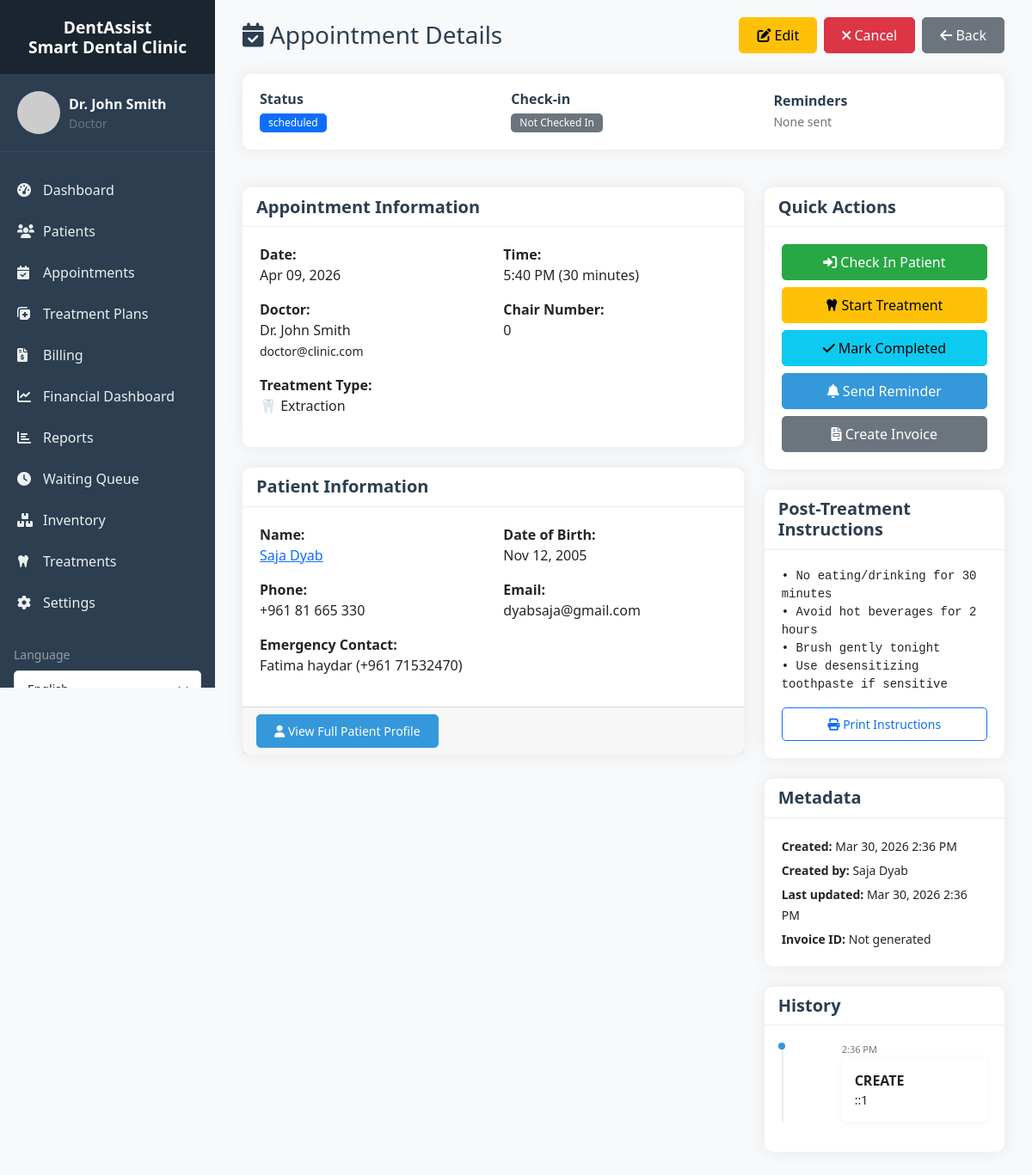
Screenshot of /appointments/view.php?id=34 (signed in) with the database file from the repository.
### tables this page shows
CREATE TABLE `appointments` (
  `id` int(11) NOT NULL,
  `patient_id` int(11) NOT NULL,
  `doctor_id` int(11) NOT NULL,
  `appointment_date` date NOT NULL,
  `appointment_time` time NOT NULL,
  `duration` int(11) DEFAULT 30,
  `end_time` time GENERATED ALWAYS AS (addtime(`appointment_time`,sec_to_time(`duration` * 60))) VIRTUAL,
  `treatment_type` varchar(100) NOT NULL,
  `description` text DEFAULT NULL,
  `chair_number` int(11) DEFAULT NULL,
  `status` enum('scheduled','checked-in','in-treatment','completed','cancelled','no-show','follow-up') DEFAULT 'scheduled',
  `cancellation_reason` text DEFAULT NULL,
  `notes` text DEFAULT NULL,
  `reminder_sent_48h` tinyint(1) DEFAULT 0,
  `reminder_sent_24h` tinyint(1) DEFAULT 0,
  `reminder_sent_at` timestamp NULL DEFAULT NULL,
  `invoice_id` int(11) DEFAULT NULL,
  `created_at` timestamp NOT NULL DEFAULT current_timestamp(),
  `updated_at` timestamp NOT NULL DEFAULT current_timestamp() ON UPDATE current_timestamp(),
  `created_by` int(11) DEFAULT NULL
);

CREATE TABLE `users` (
  `id` int(11) NOT NULL,
  `username` varchar(191) NOT NULL,
  `email` varchar(191) NOT NULL,
  `password_hash` varchar(255) NOT NULL,
  `full_name` varchar(100) NOT NULL,
  `role` enum('doctor','assistant','patient') NOT NULL,
  `is_admin` tinyint(1) NOT NULL DEFAULT 0,
  `phone` varchar(20) DEFAULT NULL,
  `profile_image` varchar(255) DEFAULT NULL,
  `created_at` timestamp NOT NULL DEFAULT current_timestamp(),
  `updated_at` timestamp NOT NULL DEFAULT current_timestamp() ON UPDATE current_timestamp(),
  `is_active` tinyint(1) DEFAULT 1,
  `last_login` timestamp NULL DEFAULT NULL
);

CREATE TABLE `patients` (
  `id` int(11) NOT NULL,
  `user_id` int(11) DEFAULT NULL,
  `full_name` varchar(100) NOT NULL,
  `date_of_birth` date DEFAULT NULL,
  `gender` enum('male','female','other') DEFAULT NULL,
  `phone` varchar(20) DEFAULT NULL,
  `email` varchar(100) DEFAULT NULL,
  `emergency_contact_name` varchar(100) DEFAULT NULL,
  `emergency_contact_phone` varchar(20) DEFAULT NULL,
  `emergency_contact_relation` varchar(50) DEFAULT NULL,
  `insurance_provider` varchar(100) DEFAULT NULL,
  `insurance_id` varchar(50) DEFAULT NULL,
  `insurance_type` enum('Private','Social Security','Medicaid','None') DEFAULT 'None',
  `insurance_coverage` int(11) DEFAULT 0,
  `medical_history` text DEFAULT NULL,
  `allergies` text DEFAULT NULL,
  `current_medications` text DEFAULT NULL,
  `past_surgeries` text DEFAULT NULL,
  `chronic_conditions` text DEFAULT NULL,
  `dental_history` text DEFAULT NULL,
  `previous_dentist` varchar(100) DEFAULT NULL,
  `last_visit_date` date DEFAULT NULL,
  `address_line1` varchar(255) DEFAULT NULL,
  `address_line2` varchar(255) DEFAULT NULL,
  `address` varchar(500) DEFAULT NULL,
  `city` varchar(100) DEFAULT NULL,
  `state` varchar(50) DEFAULT NULL,
  `postal_code` varchar(20) DEFAULT NULL,
  `country` varchar(50) DEFAULT 'USA',
  `points` int(11) DEFAULT 0,
  `subscription_type` enum('none','basic','premium','family') DEFAULT 'none',
  `subscription_start_date` date DEFAULT NULL,
  `subscription_end_date` date DEFAULT NULL,
  `referral_code` varchar(20) DEFAULT NULL,
  `referred_by` int(11) DEFAULT NULL,
  `created_at` timestamp NOT NULL DEFAULT current_timestamp(),
  `updated_at` timestamp NOT NULL DEFAULT current_timestamp() ON UPDATE current_timestamp(),
  `created_by` int(11) DEFAULT NULL,
  `subscription_status` enum('none','pending','active','expired') DEFAULT 'none'
);

CREATE TABLE `treatment_instructions` (
  `id` int(11) NOT NULL,
  `treatment_type` varchar(100) NOT NULL,
  `instructions` text NOT NULL,
  `is_default` tinyint(1) DEFAULT 0,
  `created_at` timestamp NOT NULL DEFAULT current_timestamp()
);

CREATE TABLE `audit_log` (
  `id` int(11) NOT NULL,
  `user_id` int(11) DEFAULT NULL,
  `action` varchar(50) NOT NULL,
  `table_name` varchar(50) DEFAULT NULL,
  `record_id` int(11) DEFAULT NULL,
  `old_values` longtext DEFAULT NULL CHECK (json_valid(`old_values`)),
  `new_values` longtext DEFAULT NULL CHECK (json_valid(`new_values`)),
  `ip_address` varchar(45) DEFAULT NULL,
  `user_agent` text DEFAULT NULL,
  `performed_at` timestamp NOT NULL DEFAULT current_timestamp()
);

### appointments/view.php (the view, shortened to what the rows shown need)
<?php
require_once '../includes/db.php';
require_once '../includes/functions.php';
$db = Database::getInstance();
$appointmentId = $_GET['id'] ?? 0;
$appointment = $db->fetchOne(
    "SELECT a.*,
            p.full_name as patient_name, p.date_of_birth, p.phone as patient_phone,
            p.email as patient_email, p.emergency_contact_name, p.emergency_contact_phone,
            p.medical_history, p.allergies,
            u.full_name as doctor_name, u.email as doctor_email,
            creator.full_name as created_by_name
     FROM appointments a
     JOIN patients p ON a.patient_id = p.id
     JOIN users u ON a.doctor_id = u.id
     LEFT JOIN users creator ON a.created_by = creator.id
     WHERE a.id = ?",
    [$appointmentId],
    "i"
);
$history = $db->fetchAll(
    "SELECT * FROM audit_log
     WHERE table_name = 'appointments' AND record_id = ?
     ORDER BY performed_at DESC",
    [$appointmentId],
    "i"
);
include '../layouts/header.php';
?>
<div class="container-fluid">
    <div class="d-flex justify-content-between align-items-center mb-4 appointment-view-header flex-wrap gap-2">
        <h1 class="h3 appointment-view-title appointment-view-title-wrap mb-0">
            <i class="fas fa-calendar-check"></i> Appointment Details
        </h1>
    </div>
    <div class="row mb-4">
        <div class="col-12">
            <div class="card appointment-status-card">
                <div class="card-body">
                    <div class="d-flex align-items-center appointment-status-bar-inner">
                        <div class="me-3 status-group">
                            <h6 class="mb-1">Status</h6>
                            <?php echo getStatusBadge($appointment['status']); ?>
                        </div>
                    </div>
                </div>
            </div>
        </div>
    </div>
    <div class="row appointment-view-cols">
        <div class="col-md-8 appointment-view-main">
            <div class="card mb-4">
                <div class="card-body">
                    <div class="row">
                        <div class="col-md-6 mb-3">
                            <label class="fw-bold">Date:</label>
                            <p class="mb-0"><?php echo formatDate($appointment['appointment_date']); ?></p>
                        </div>
                        <div class="col-md-6 mb-3">
                            <label class="fw-bold">Time:</label>
                            <p class="mb-0"><?php echo formatTime($appointment['appointment_time']); ?>
                               (<?php echo $appointment['duration']; ?> minutes)</p>
                        </div>
                        <div class="col-md-6 mb-3">
                            <label class="fw-bold">Doctor:</label>
                            <p class="mb-0"><?php echo htmlspecialchars($appointment['doctor_name']); ?></p>
                            <small><?php echo $appointment['doctor_email']; ?></small>
                        </div>
                        <div class="col-md-6 mb-3">
                            <label class="fw-bold">Chair Number:</label>
                            <p class="mb-0"><?php echo $appointment['chair_number'] ?? 'Not assigned'; ?></p>
                        </div>
                        <div class="col-12 mb-3">
                            <label class="fw-bold">Treatment Type:</label>
                            <p class="mb-0"><?php echo $appointment['treatment_type']; ?></p>
                        </div>
                    </div>
                </div>
            </div>
            <div class="card mb-4">
                <div class="card-body">
                    <div class="row">
                        <div class="col-md-6 mb-3">
                            <p class="mb-0">
                                <a href="../patients/view.php?id=<?php echo $appointment['patient_id']; ?>">
                                    <?php echo htmlspecialchars($appointment['patient_name']); ?>
                                </a>
                            </p>
                        </div>
                        <div class="col-md-6 mb-3">
                            <label class="fw-bold">Date of Birth:</label>
                            <p class="mb-0"><?php echo formatDate($appointment['date_of_birth']); ?></p>
                        </div>
                        <div class="col-md-6 mb-3">
                            <label class="fw-bold">Phone:</label>
                            <p class="mb-0"><?php echo $appointment['patient_phone']; ?></p>
                        </div>
                        <div class="col-md-6 mb-3">
                            <label class="fw-bold">Email:</label>
                            <p class="mb-0"><?php echo $appointment['patient_email']; ?></p>
                        </div>
                        <?php if ($appointment['emergency_contact_name']): ?>
                        <div class="col-12 mb-3">
                            <label class="fw-bold">Emergency Contact:</label>
                            <p class="mb-0"><?php echo $appointment['emergency_contact_name']; ?>
                               (<?php echo $appointment['emergency_contact_phone']; ?>)</p>
                        </div>
                        <?php endif; ?>
                    </div>
                </div>
            </div>
        </div>
        <div class="col-md-4 appointment-view-side">
            <div class="card mb-4">
                <div class="card-body">
                    <?php
                    $instructions = $db->fetchOne(
                        "SELECT instructions FROM treatment_instructions
                         WHERE treatment_type = ? OR is_default = 1
                         ORDER BY is_default LIMIT 1",
                        [$appointment['treatment_type']],
                        "s"
                    );
                    ?>
                    <pre style="white-space: pre-wrap;"><?php echo $instructions['instructions'] ?? 'No instructions available'; ?></pre>
                    <button class="btn btn-sm btn-outline-primary w-100" onclick="printInstructions()">
                        <i class="fas fa-print"></i> Print Instructions
                    </button>
                </div>
            </div>
            <div class="card">
                <div class="card-body">
                    <p class="mb-1"><small><strong>Created:</strong> <?php echo formatDate($appointment['created_at'], 'M d, Y g:i A'); ?></small></p>
                    <p class="mb-1"><small><strong>Created by:</strong> <?php echo $appointment['created_by_name']; ?></small></p>
                    <p class="mb-1"><small><strong>Last updated:</strong> <?php echo formatDate($appointment['updated_at'], 'M d, Y g:i A'); ?></small></p>
                    <p class="mb-0"><small><strong>Invoice ID:</strong> <?php echo $appointment['invoice_id'] ?? 'Not generated'; ?></small></p>
                </div>
            </div>
            <?php if (!empty($history)): ?>
            <div class="card mt-4">
                <div class="card-body">
                    <div class="timeline-sm">
                        <?php foreach ($history as $entry): ?>
                            <div class="timeline-item">
                                <div class="timeline-date"><?php echo formatDate($entry['performed_at'], 'g:i A'); ?></div>
                                <div class="timeline-content">
                                    <strong><?php echo $entry['action']; ?></strong>
                                    <p class="small mb-0"><?php echo $entry['ip_address']; ?></p>
                                </div>
                            </div>
                        <?php endforeach; ?>
                    </div>
                </div>
            </div>
            <?php endif; ?>
        </div>
    </div>
</div>
<?php include '../layouts/footer.php'; ?>

### includes/functions.php (shortened to what the rows shown need)
<?php
require_once 'db.php';
function formatDate($date, $format = 'M d, Y')
{
    $s = trim((string) $date);
    try {
        $dateObj = new DateTime($date);
        $y = (int) $dateObj->format('Y');
        return $dateObj->format($format);
    } catch (Exception $e) {
        return 'Not set';
    }
}
function formatTime($time, $format = 'g:i A')
{
    try {
        $timeObj = new DateTime($time);
        return $timeObj->format($format);
    } catch (Exception $e) {
        return 'Not set';
    }
}
function getStatusBadge($status)
{
    $colors = [
        'scheduled' => 'primary',
        'checked-in' => 'info',
        'in-treatment' => 'warning',
        'completed' => 'success',
        'cancelled' => 'danger',
        'no-show' => 'secondary',
        'follow-up' => 'dark'
    ];
    $color = $colors[$status] ?? 'secondary';
    return "<span class='badge bg-{$color}'>{$status}</span>";
}

### rows the page displays
appointments: status "scheduled", appointment_date "Apr 09, 2026", appointment_time "5:40 PM", duration "30", doctor.full_name "Dr. John Smith", doctor.email "doctor@clinic.com", chair_number "0", treatment_type "🦷 Extraction", patient.full_name "Saja Dyab", patient.date_of_birth "Nov 12, 2005", patient.phone "+961 81 665 330", patient.email "dyabsaja@gmail.com", patient.emergency_contact_name "Fatima haydar", patient.emergency_contact_phone "+961 71532470", created_at "Mar 30, 2026 2:36 PM", created_by.full_name "Saja Dyab", updated_at "Mar 30, 2026 2:36 PM", invoice "Not generated"
treatment_instructions: instructions "• No eating/drinking for 30 minutes • Avoid hot beverages for 2 hours • Brush gently tonight • Use desensitizing toothpaste if sensitive"
audit_log: performed_at "2:36 PM", action "CREATE", ip_address "::1"

### other values shown
SITE_NAME "DentAssist Smart Dental Clinic"
$_SESSION['full_name'] "Dr. John Smith"
$role "Doctor"
__('dashboard', 'Dashboard') "Dashboard"
__('patients', 'Patients') "Patients"
__('appointments', 'Appointments') "Appointments"
__('treatment_plans', 'Treatment Plans') "Treatment Plans"
__('billing', 'Billing') "Billing"
__('financial_dashboard', 'Financial Dashboard') "Financial Dashboard"
__('reports', 'Reports') "Reports"
__('queue', 'Waiting Queue') "Waiting Queue"
__('inventory', 'Inventory') "Inventory"
__('treatments', 'Treatments') "Treatments"
__('settings', 'Settings') "Settings"
__('language', 'Language') "Language"
